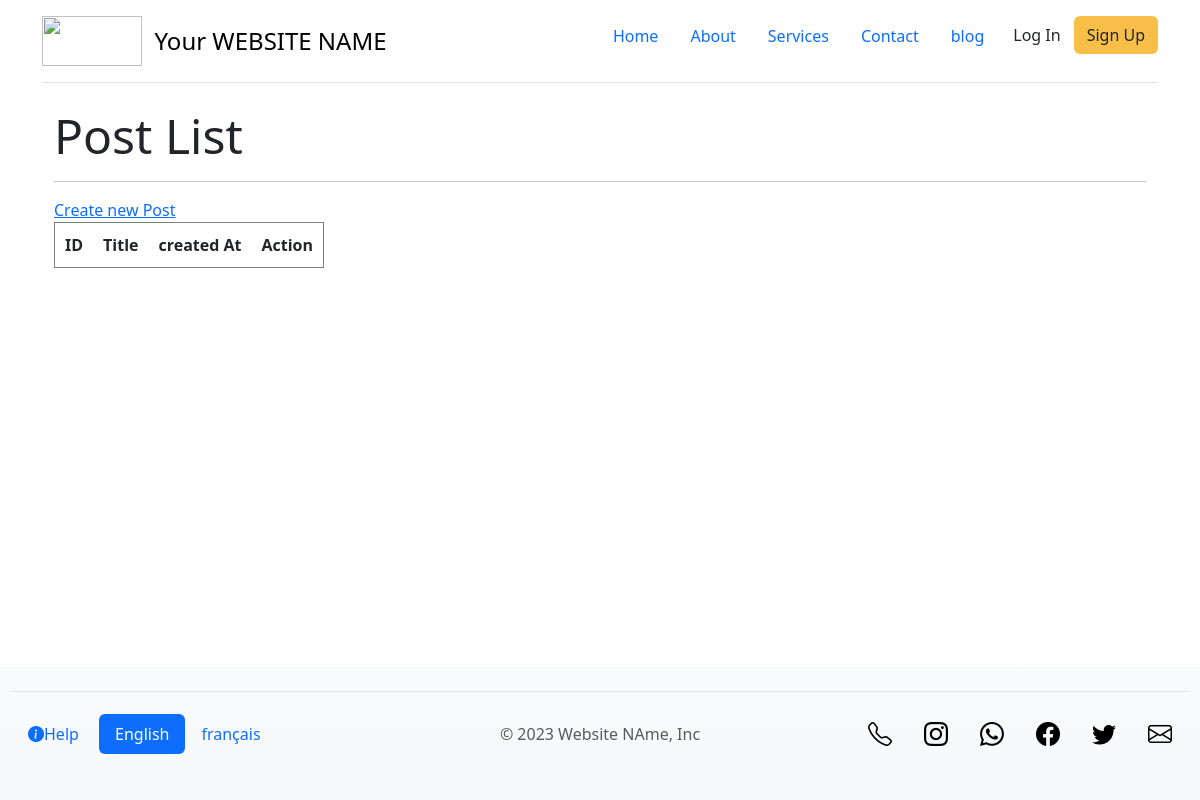
Page /en/blog on the earlier database version.
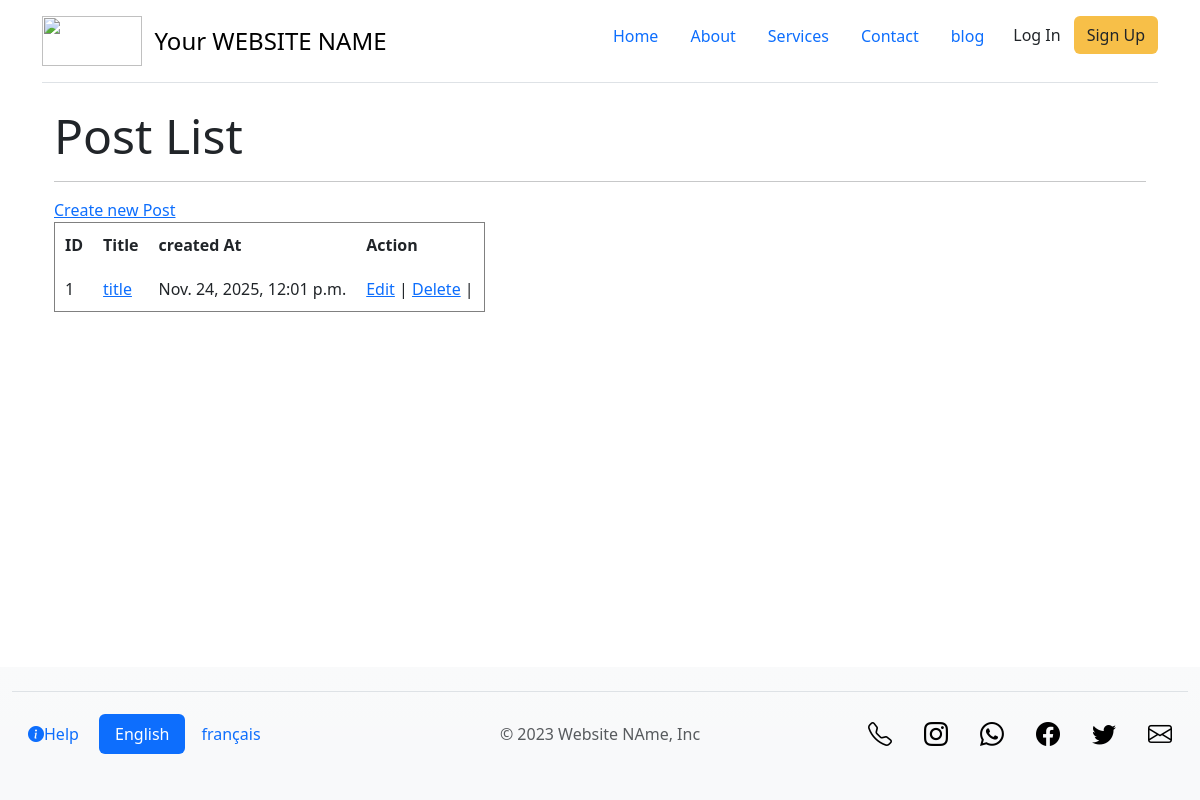
Same page on the later database version.
### blog/models.py (models this page shows, shortened)
class Post(models.Model):
    title = models.CharField(max_length=200)
    content = models.TextField()
    created_at = models.DateTimeField(auto_now_add=True)

### blog/views.py (the view)
# urls.py: path('', views.post_list, name='post_list'),
def post_list(request):
    posts = Post.objects.all()
    return render(request, 'blog/post_list.html', {'posts':posts})

### blog/templates/blog/post_list.html (shortened to what this page needs)
{% extends '_base.html' %}
{% load static %}
{% block content %}
<div class="container">
    <h2 class="display-5">Post List </h2>
    <hr>
    <a href="{% url 'post_create' %}"> Create new Post</a>
    <table border="1" cellpadding="10">
        <tr>
            <th>ID</th>
            <th>Title</th>
            <th>created At</th>
            <th>Action</th>
        </tr>
        {% for post in posts %}
        <tr>
            <td>{{post.id}}</td>
            <td>
                <a href="{% url 'post_detail' post.id %}">
                    {{post.title}}
                </a>
            </td>
            <td>{{post.created_at}}</td>
            <td>
                <a href="{% url 'post_update' post.id %}">Edit</a> |
                <a href="{% url 'post_delete' post.id %}" onclick="return confirm('Delete this post?')">Delete</a> |
            </td>
        </tr>
        {% endfor%}
    </table>
</div>
{% endblock content %}

### templates/_base.html (shortened to what this page needs)
{% load static %}
{% load i18n %}
<!DOCTYPE html>
<html lang="en">
<head>
<link href="https://cdn.jsdelivr.net/npm/bootstrap@5.3.1/dist/css/bootstrap.min.css" rel="stylesheet">
<link rel="stylesheet" href="https://cdn.jsdelivr.net/npm/bootstrap-icons@1.8.1/font/bootstrap-icons.css">
<link rel="stylesheet" href="https://cdnjs.cloudflare.com/ajax/libs/font-awesome/4.7.0/css/font-awesome.min.css">
<link rel="stylesheet" href="//code.jquery.com/ui/1.13.1/themes/base/jquery-ui.css">
<link rel="stylesheet" href="{% static 'css/base.css'%}" defer />
</head>
<body>
{% include 'common/header.html' %}
<div class="container">
{% block content %}
{% endblock content %}
</div>
{% include 'common/footer.html' %}
</body>
</html>

### templates/common/header.html (shortened to what this page needs)
{% load static %}
  <div class="container">
    <header class="d-flex flex-wrap justify-content-center py-3 mb-4 border-bottom">
      <a href="/" class="d-flex align-items-center mb-3 mb-md-0 me-md-auto link-body-emphasis text-decoration-none">
        <img src="{% static 'images/logojenimu11.png' %}" width="100" height="50" class="d-inline-block align-top" alt="">
        <span class="fs-4">&nbsp; Your WEBSITE NAME</span>
      </a>
      <ul class="nav nav-pills">
        <li class="nav-item"><a href="{% url 'pages:home' %}" class="nav-link {% if request.resolver_match.url_name == 'home' %}active{% endif %}" aria-current="page">Home</a></li>
        <li class="nav-item"><a href="{% url 'pages:about'%}" class="nav-link {% if request.resolver_match.url_name == 'about' %}active{% endif %}">About</a></li>
        <li class="nav-item"><a href="{% url 'pages:services'%}" class="nav-link {% if request.resolver_match.url_name == 'services' %}active{% endif %}">Services</a></li>
        <li class="nav-item"><a href="{% url 'pages:contact'%}" class="nav-link {% if request.resolver_match.url_name == 'contact' %}active{% endif %} ">Contact</a></li>
        <li class="nav-item"><a href="{% url 'post_list'%}" class="nav-link {% if request.resolver_match.url_name == 'blog' %}active{% endif %} ">blog</a></li>
         {% if user.is_authenticated %}
        <li class="nav-item dropdown">
        </li>
        <li class="nav-item dropdown">
          <a class="nav-link dropdown-toggle tit" href="#" id="navbarDropdown" role="button" data-toggle="dropdown" aria-haspopup="true" aria-expanded="false">
            {{user.username }}
            <a class="dropdown-item " href="{% url 'account_logout' %}">Log Out</a>
          </a>
          <div class="dropdown-menu goodmenu" aria-labelledby="navbarDropdown">
            <a class="dropdown-item" href="{% url 'account_change_password' %}">Change your password</a>
            <a class="dropdown-item " href="{% url 'account_logout' %}">Log Out</a>
            <!-- <div class="dropdown-divider"></div>
            <a class="dropdown-item" href="#">Something else here</a> -->
          </div>
        </li>
        <!-- <li><button type="button" class="btn btn-dark p-2 text-white" data-toggle="modal" data-target=".bd-example-modal-sm">Log Out</button></li>
         -->
        {% else %}
        <li><a class="btn btn-outline-black" href="{% url 'account_login' %}">Log In</a></li>
        <li>
          <a class="btn  " href="{% url 'account_signup' %}" style="background-color: #F7BF48;">Sign Up</a>
        </li>
        {% endif %}
      </ul>
    </header>
  </div>

### templates/common/footer.html (shortened to what this page needs)
{% load static %}
{% load i18n %}
{% get_current_language as CURRENT_LANGUAGE %}
{% get_available_languages as AVAILABLE_LANGUAGES %}
{% get_language_info_list for AVAILABLE_LANGUAGES as languages %}
<div class="container-fluid fixed-bottom bg-light bg-gradient">
  <footer class="d-flex flex-wrap justify-content-between align-items-center py-3 my-4 border-top ">
  <div class="col-md-4 d-flex align-items-center">
          <ul class="nav nav-pills">
          <li class="nav-item">
                <a href="{% url 'pages:help'%}" class="nav-link {% if request.resolver_match.url_name == 'help' %}active{% endif %}" ><i class="bi bi-info-circle-fill"></i>Help</a>
              </li>
            {% for language in languages %}
              <li class="nav-item">
                <a class="nav-link {% if language.code == CURRENT_LANGUAGE %} active{% endif %}" href="/{{ language.code }}/">
                  {{ language.name_local }}
                </a>
              </li>
            {% endfor %}
          </ul>
    </div>
    <div class="col-md-4 d-flex align-items-center justify-content-center mb-3 mb-md-0 me-md-auto link-body-emphasis text-decoration-none">
      <span class="mb-3 mb-md-0 text-body-secondary">&copy; 2023 Website NAme, Inc</span>
    </div>
    <ul class="nav col-md-4 justify-content-end list-unstyled d-flex">
      <li class="nav-item">
          <a class="nav-link " style="color: black; font-size: 1.5em;" href="#" target="_blank"><i class="bi bi-telephone" ></i></a>
        </li>
        <li class="nav-item">
          <a class="nav-link" style="color: black; font-size: 1.5em;" href="#" target="_blank"><i class="bi bi-instagram" ></i></a>
        </li>
        <li class="nav-item">
          <a class="nav-link " style="color: black; font-size: 1.5em;" href="#" target="_blank"><i class="bi bi-whatsapp" ></i></a>
        </li>
        <li class="nav-item">
          <a class="nav-link " style="color: black; font-size: 1.5em;" href="#" target="_blank"><i class="bi bi-facebook" ></i></a>
        </li>
        <li class="nav-item">
          <a class="nav-link " style="color: black; font-size: 1.5em;" href="#" target="_blank"><i class="bi bi-twitter" ></i></a>
        </li>
        <li class="nav-item">
          <a class="nav-link " style="color: black; font-size: 1.5em;" href="mailto:info@website.com" target="_blank"><i class="bi bi-envelope" ></i></a>
        </li>
    </ul>
  </footer>
</div>

Differences in the rows shown:
added Post: id "1", title "title", created_at "Nov. 24, 2025, 12:01 p.m."
